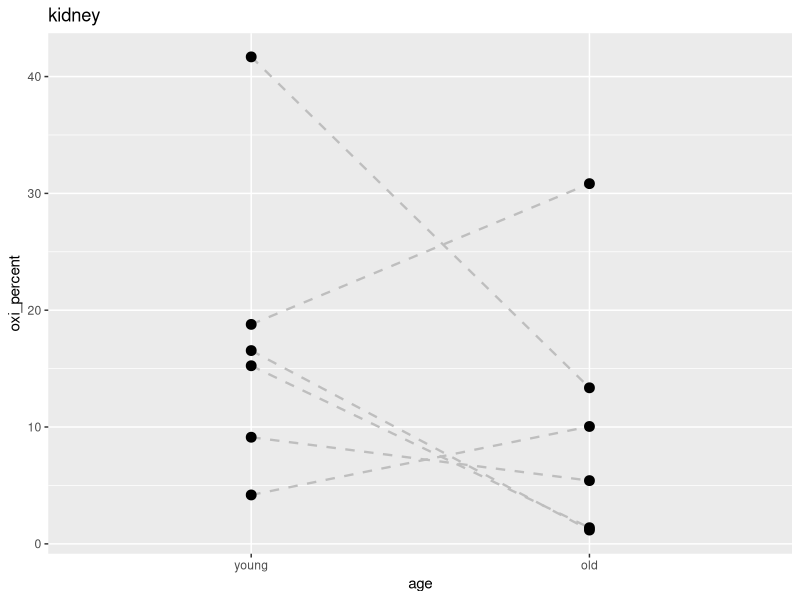

Reproduce this figure in R.
library(tidyverse)

#all_data <- read_tsv("data/ptp_sites_hjs.txt") %>%
#  select(-site, -prot_description, -Notes)

all_data <- read_tsv("data/ptp_sites.txt") %>%
  select(-site, -prot_description, -blank)

sites <- all_data %>%
  pivot_longer(cols = starts_with("oxi"), names_sep = "[.]", names_to = c("tissue", "age")) %>%
  drop_na(value) %>%
  separate(col = tissue, into = c(NA, NA, "tissue"), sep = "_") %>%
  rename("oxi_percent" = value) %>%
  mutate(age = fct_relevel(age, "young")) %>%
  mutate(residue = as.factor(residue))


chosen_tissue <- "kidney"

p <- sites %>%
  filter(tissue == chosen_tissue) |>
  filter(Gene == "PTPRK") |>
  ggplot(aes(x = age, y = oxi_percent, label = residue)) +
  geom_line(aes(group = residue), linewidth = 0.8, linetype = "dashed", colour = "grey") +
  geom_point(size = 3) +
  ggtitle(chosen_tissue)# +
  #facet_wrap(~Gene, scales = "free")

nested_tissues <- sites |>
  dplyr::select(-Uniprot) |>
  tidyr::nest(.by = tissue)

nested_ptps <- sites |>
  dplyr::select(-Uniprot) |>
  tidyr::nest(.by = Gene)

saveRDS(object = nested_tissues, file = "data/nested_tissues.rds")
saveRDS(object = nested_ptps, file = "data/nested_ptps.rds")


# Hayley added some more columns to the file.
# N is that the protein has a second catalytic/backdoor, but not detectably oxidised. NA means the protein does not have a second PTP domain.
# 
# 
# E.g. PTPRK has a D1-D2 domain with both catalytic and backdoors so scores N if not there for D2
# PTPN1 only has one PTP domain so is NA for second set of  cysteines
# PTPRG has D1-D2, but no D2 catalytic/backdoor cysteines, so is NA.

all_data <- read_tsv("data/ptp_sites_hjs.txt") %>%
  select(-site, -prot_description, -Notes)

sites <- all_data %>%
  pivot_longer(cols = starts_with("oxi"), names_sep = "[.]", names_to = c("tissue", "age")) %>%
  drop_na(value) %>%
  separate(col = tissue, into = c(NA, NA, "tissue"), sep = "_") %>%
  rename("oxi_percent" = value) %>%
  mutate(age = fct_relevel(age, "young")) %>%
  mutate(residue = as.factor(residue))

nested_tissues <- sites |>
  dplyr::select(-Uniprot) |>
  tidyr::nest(.by = tissue)

nested_ptps <- sites |>
  dplyr::select(-Uniprot) |>
  tidyr::nest(.by = Gene)

saveRDS(object = nested_tissues, file = "data/nested_tissues.rds")
saveRDS(object = nested_ptps, file = "data/nested_ptps.rds")











